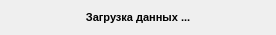
<?xml version="1.0" encoding="UTF-8"?>
<ui version="4.0">
 <class>splashScreen</class>
 <widget class="QWidget" name="splashScreen">
  <property name="geometry">
   <rect>
    <x>0</x>
    <y>0</y>
    <width>276</width>
    <height>34</height>
   </rect>
  </property>
  <property name="windowTitle">
   <string>Form</string>
  </property>
  <layout class="QVBoxLayout" name="verticalLayout">
   <item>
    <widget class="QLabel" name="txtLabel">
     <property name="font">
      <font>
       <family>MS Sans Serif</family>
       <pointsize>8</pointsize>
       <weight>75</weight>
       <italic>false</italic>
       <bold>true</bold>
      </font>
     </property>
     <property name="text">
      <string>Загрузка данных ...</string>
     </property>
     <property name="alignment">
      <set>Qt::AlignCenter</set>
     </property>
    </widget>
   </item>
  </layout>
 </widget>
 <resources/>
 <connections/>
</ui>
